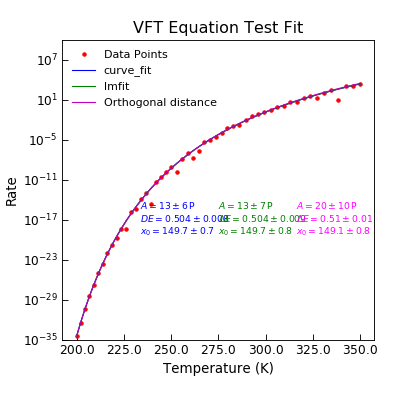

This figure's Python source:
"""Example of Arrhenius Fit."""
# pylint: disable=invalid-name
from Stoner import Data
from Stoner.analysis.fitting.models.thermal import vftEquation, VFTEquation
from numpy import logspace, log10
from numpy.random import normal

# Make some data
T = logspace(log10(200), log10(350), 51)
params = (1e16, 0.5, 150)
noise = 0.5
R = vftEquation(T, *params) * normal(size=len(T), scale=noise, loc=1.0)
dR = vftEquation(T, *params) * noise
d = Data(T, R, dR, setas="xy.", column_headers=["T", "Rate"])

# Plot the data points.
d.plot(fmt="r.", label="Data Points")

# Turn on the sigma column (error bars look messy on plot due to logscale)
d.setas[2] = "e"

# Curve_fit on its own
d.curve_fit(vftEquation, p0=params, result=True, header="curve_fit")

# lmfit uses some guesses
p0 = params
d.lmfit(VFTEquation, result=True, header="lmfit")

# Plot these results too
d.setas = "x..yy"
d.plot(fmt=["b-", "g-"])
# Annotate the graph
d.annotate_fit(
    vftEquation,
    x=0.25,
    y=0.35,
    fontdict={"size": "x-small", "color": "blue"},
    mode="eng",
)
d.annotate_fit(
    VFTEquation,
    x=0.5,
    y=0.35,
    prefix="VFTEquation",
    fontdict={"size": "x-small", "color": "green"},
    mode="eng",
)

# reset the columns for the fit
d.setas = "xye.."
# Now do the odr fit (will overwrite lmfit's metadata)
d.odr(VFTEquation, result=True)
d.setas = "x4.y"

# And plot and annotate
d.plot(fmt="m-", label="Orthogonal distance")
d.annotate_fit(
    VFTEquation,
    x=0.75,
    y=0.35,
    fontdict={"size": "x-small", "color": "magenta"},
    mode="eng",
)

# Finally tidy up the plot a bit
d.yscale = "log"
d.ylim = (1e-35, 1e10)
d.title = "VFT Equation Test Fit"
d.ylabel = "Rate"
d.xlabel = "Temperature (K)"
